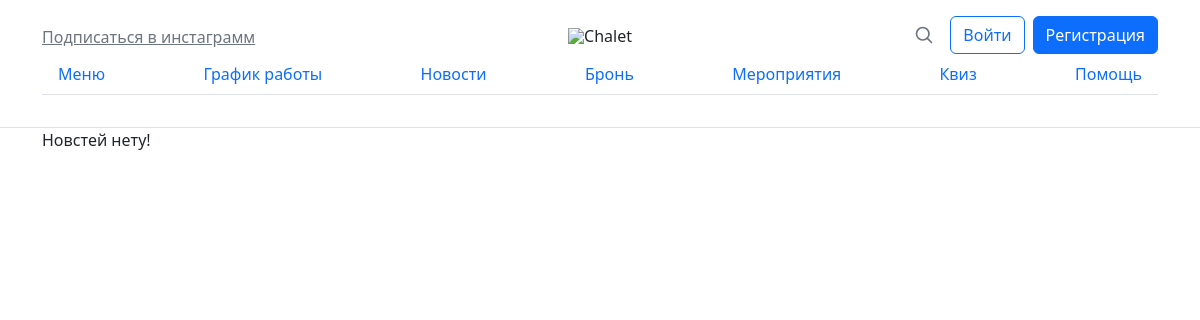
The page /news/ on the database as committed earlier.
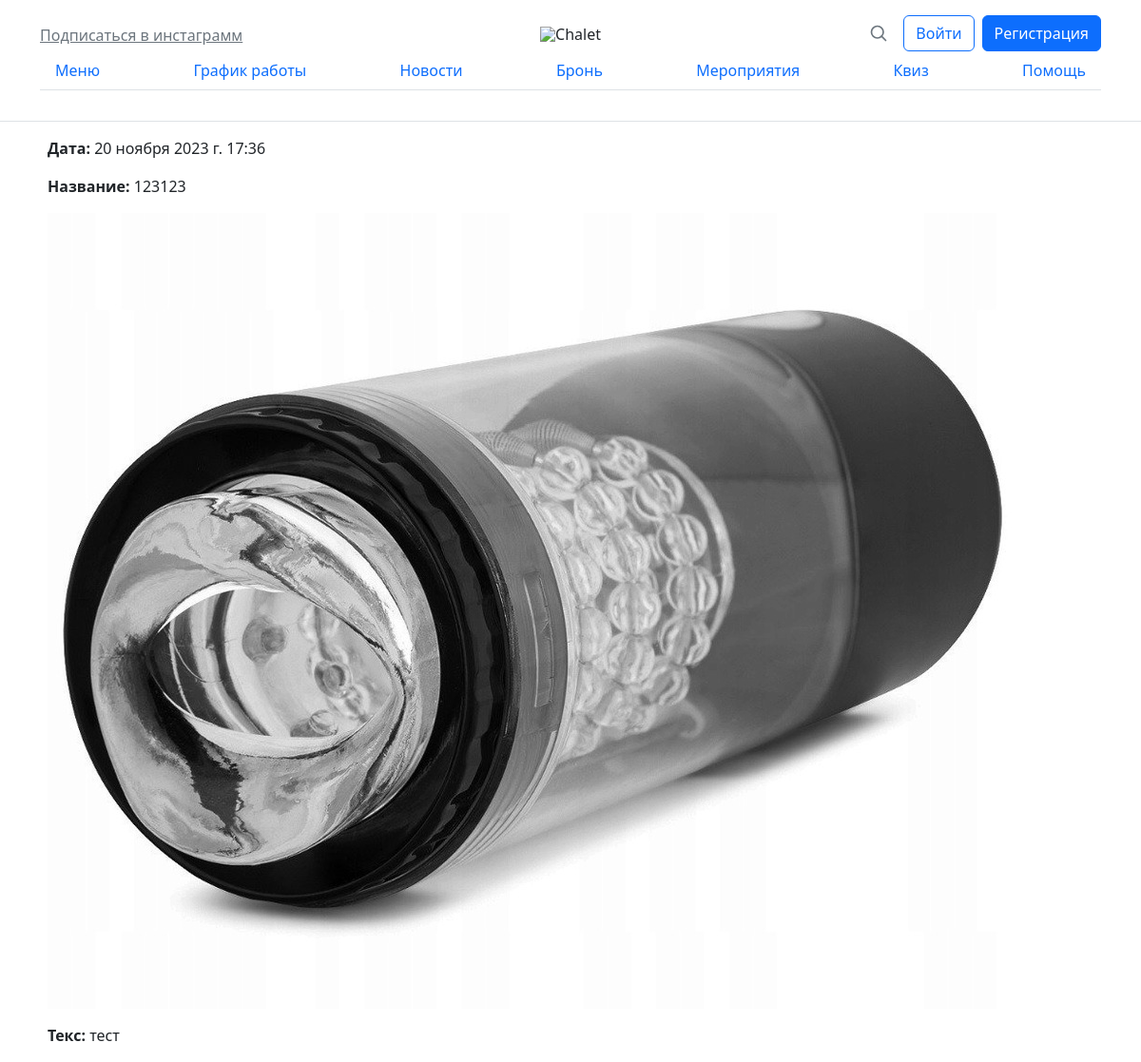
The same page on the database as committed later.
### core/models.py (models this page shows)
class News(models.Model):
    date = models.DateTimeField(default=timezone.now, verbose_name = 'Дата cоздание новости')
    title = models.TextField('Название новости')
    description = models.TextField('Новостной текс')
    image = models.ImageField(null=True, blank=True, upload_to="image/")
    class Meta:
        db_table = 'News'
        verbose_name = 'Новость'
        verbose_name_plural = 'Новости'

### news/views.py (the view)
# urls.py: path('', views.news_record, name='news'),
def news_record(request):
    News_record = News.objects.all()
    return render(
        request,
        'news.html',
        {
            'News': News_record,
        }
    )

### news/templates/news.html (shortened to what this page needs)
{% extends 'main/general.html' %}
{% load crispy_forms_tags %}
{% block  body %}
{% load static %}
<div class="container">
    {% for app in News %}
    <li class="list-group-item my-2 rounded">
        <div class="fw-bold p-2">Дата: <span class="fw-normal">{{ app.date }}</span></div>
        <div class="fw-bold p-2">Название: <span class="fw-normal">{{ app.title }}</span></div>
        <div class="fw-bold p-2"><img src="{{ app.image.url }}" alt="Изображение"></div>
        <div class="fw-bold p-2">Текс: <span class="fw-normal">{{ app.description }}</span></div>
    </li>
    {% empty %}
        <p>Новстей нету!</p>
    {% endfor %}
</div>
{% endblock %}

Rows that differ between the two databases and show on the page:
added News: date "20 ноября 2023 г. 17:36", title "123123", image (picture), description "тест"
Other text that changed with them:
text no longer shown: "Новстей нету!"
